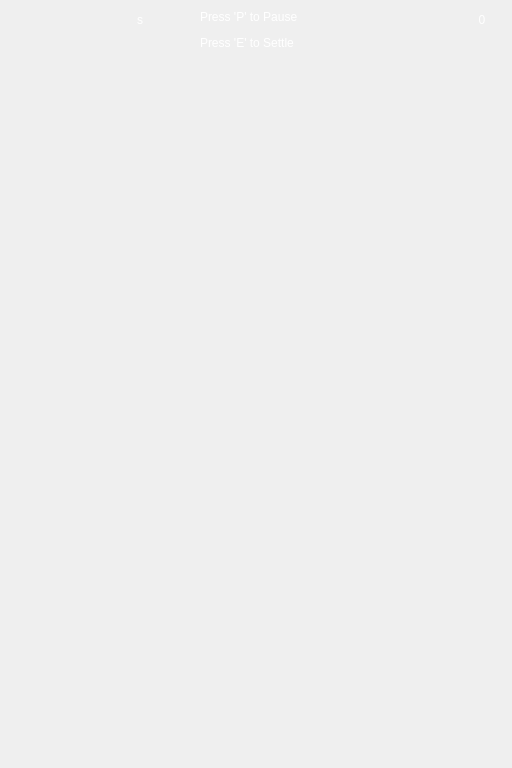
<?xml version="1.0" encoding="UTF-8"?>
<ui version="4.0">
 <class>gamewindow</class>
 <widget class="QWidget" name="gamewindow">
  <property name="geometry">
   <rect>
    <x>0</x>
    <y>0</y>
    <width>512</width>
    <height>768</height>
   </rect>
  </property>
  <property name="minimumSize">
   <size>
    <width>512</width>
    <height>768</height>
   </size>
  </property>
  <property name="maximumSize">
   <size>
    <width>512</width>
    <height>768</height>
   </size>
  </property>
  <property name="mouseTracking">
   <bool>true</bool>
  </property>
  <property name="windowTitle">
   <string>Game</string>
  </property>
  <property name="styleSheet">
   <string notr="true"/>
  </property>
  <widget class="QLabel" name="time_image">
   <property name="geometry">
    <rect>
     <x>0</x>
     <y>0</y>
     <width>40</width>
     <height>40</height>
    </rect>
   </property>
   <property name="mouseTracking">
    <bool>true</bool>
   </property>
   <property name="styleSheet">
    <string notr="true">border-image: url(:/res/timer.png);</string>
   </property>
   <property name="text">
    <string>&lt;html&gt;&lt;head/&gt;&lt;body&gt;&lt;p&gt;&lt;br/&gt;&lt;/p&gt;&lt;/body&gt;&lt;/html&gt;</string>
   </property>
  </widget>
  <widget class="QLabel" name="time_number">
   <property name="geometry">
    <rect>
     <x>60</x>
     <y>0</y>
     <width>60</width>
     <height>40</height>
    </rect>
   </property>
   <property name="mouseTracking">
    <bool>true</bool>
   </property>
   <property name="styleSheet">
    <string notr="true">font: 22pt &quot;Segoe Script&quot;;
color:rgb(255, 255, 255);</string>
   </property>
   <property name="text">
    <string>&lt;html&gt;&lt;head/&gt;&lt;body&gt;&lt;p&gt;&lt;br/&gt;&lt;/p&gt;&lt;/body&gt;&lt;/html&gt;</string>
   </property>
  </widget>
  <widget class="QLabel" name="time_second">
   <property name="geometry">
    <rect>
     <x>130</x>
     <y>0</y>
     <width>20</width>
     <height>40</height>
    </rect>
   </property>
   <property name="mouseTracking">
    <bool>true</bool>
   </property>
   <property name="styleSheet">
    <string notr="true">font: 24pt &quot;Segoe Script&quot;;
color:rgb(255, 255, 255);</string>
   </property>
   <property name="text">
    <string>&lt;html&gt;&lt;head/&gt;&lt;body&gt;&lt;p align=&quot;center&quot;&gt;s&lt;/p&gt;&lt;/body&gt;&lt;/html&gt;</string>
   </property>
  </widget>
  <widget class="QLabel" name="count">
   <property name="geometry">
    <rect>
     <x>452</x>
     <y>0</y>
     <width>60</width>
     <height>40</height>
    </rect>
   </property>
   <property name="mouseTracking">
    <bool>true</bool>
   </property>
   <property name="styleSheet">
    <string notr="true">font: 22pt &quot;Segoe Script&quot;;
color:rgb(255, 255, 255);</string>
   </property>
   <property name="text">
    <string>&lt;html&gt;&lt;head/&gt;&lt;body&gt;&lt;p align=&quot;center&quot;&gt;0&lt;/p&gt;&lt;/body&gt;&lt;/html&gt;</string>
   </property>
  </widget>
  <widget class="QLabel" name="countimage">
   <property name="geometry">
    <rect>
     <x>412</x>
     <y>0</y>
     <width>40</width>
     <height>40</height>
    </rect>
   </property>
   <property name="styleSheet">
    <string notr="true">border-image: url(:/res/gemstone.png);</string>
   </property>
   <property name="text">
    <string/>
   </property>
  </widget>
  <widget class="QLabel" name="tip">
   <property name="geometry">
    <rect>
     <x>200</x>
     <y>0</y>
     <width>120</width>
     <height>60</height>
    </rect>
   </property>
   <property name="styleSheet">
    <string notr="true">font: 700 12pt &quot;Garamond&quot;;</string>
   </property>
   <property name="text">
    <string>&lt;html&gt;&lt;head/&gt;&lt;body&gt;&lt;p&gt;&lt;span style=&quot; color:#ffffff;&quot;&gt;Press 'P' to Pause&lt;/span&gt;&lt;/p&gt;&lt;p&gt;&lt;span style=&quot; color:#ffffff;&quot;&gt;Press 'E' to Settle&lt;/span&gt;&lt;/p&gt;&lt;/body&gt;&lt;/html&gt;</string>
   </property>
  </widget>
  <widget class="QLabel" name="pause">
   <property name="geometry">
    <rect>
     <x>156</x>
     <y>284</y>
     <width>200</width>
     <height>200</height>
    </rect>
   </property>
   <property name="styleSheet">
    <string notr="true">border-image: url(:/res/pause.png);</string>
   </property>
   <property name="text">
    <string/>
   </property>
  </widget>
 </widget>
 <resources/>
 <connections/>
</ui>
